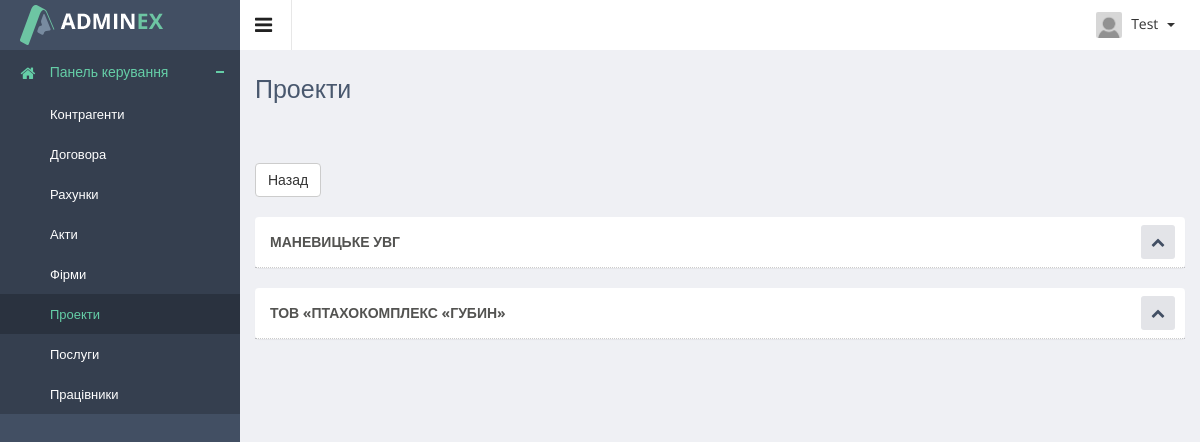
/crm/projects/ (signed in), run on the app's committed database.
### authapp/models.py (models this page shows)
class ProjectUser(AbstractUser):
    parent_name = models.CharField(verbose_name='по-батькові', max_length=20, blank=True)
    date_of_birth = models.DateField(verbose_name='дата народження', blank=True, null=True)
    phone1 = models.CharField(verbose_name='номер телефона', max_length=16, blank=True)
    phone2 = models.CharField(verbose_name='номер телефона', max_length=16, blank=True, null=True)
    avatar = models.ImageField(verbose_name='фото', upload_to='users_avatars', blank=True)
    is_dir = models.BooleanField(verbose_name='керівник', default=False)
    is_assistant = models.BooleanField(verbose_name='помічник', default=False)
    is_client = models.BooleanField(verbose_name='клієнт', default=False)
    def __str__(self):
        return self.last_name

### crmapp/models.py (models this page shows, shortened)
class Project(models.Model):
    name = models.CharField(verbose_name='назва проекту', max_length=100, blank=True)
    date_create = models.DateField(verbose_name='дата створення',
                                   default=datetime.strftime(datetime.today(), '%Y-%m-%d'))
    date_end = models.DateField(verbose_name='дата виконання')
    date_change = models.DateTimeField(verbose_name='змінено', auto_now=True)
    contract = models.ForeignKey(Contract, verbose_name='договір', related_name='project',
                                 on_delete=models.PROTECT)
    status = models.CharField(verbose_name='прогрес', max_length=3, default='0')
    is_finished = models.BooleanField(verbose_name='завершено', blank=False)

### crmapp/views.py (the view)
@login_required
@user_passes_test(lambda user: user.is_assistant or user.is_superuser or user.is_dir)
def projects_view(request, project_pk=None):
    title = 'Проекти'
    projects = Project.objects.all().order_by('date_end')
    tasks = Task.objects.all()
    context = {
        'title': title,
        'object_list': projects,
        'task_list': tasks,
    }
    return render(request, 'crmapp/projects_list.html', context)

### adminapp/templatetags/tags.py (called while the page is built)
@register.filter
def default_avatar(string):
    if not string:
        string = 'users_avatars/gravatar.png'
    new_string = f'{URL_PREFIX}{string}'
    return new_string

### crmapp/models.py (called while the page is built)
    def __str__(self):
        return self.name

### crmapp/templates/crmapp/projects_list.html (shortened to what this page needs)
{% extends 'mainapp/base.html' %}
{% load staticfiles %}
{% load tags %}
{% block container %}
<div class="directory-info-row">
    <div class="row">
        <div class="col-lg-6">
            <a href="{% url 'crm:main_crm' %}">
                <button class="btn btn-default" type="button">Назад</button>
            </a>
        </div>
    </div>
    <br>
    <div class="row">
        <div class="col-lg-12">
            {% for object in object_list %}
            {% if not object.is_finished %}
            <section class="panel">
                <header class="panel-heading">
                    {{ object.name }}
                    <span class="tools pull-right">
                        <a class="fa fa-chevron-up" href="javascript:;"></a>
                    </span>
                </header>
            </section>
            {% endif %}
            {% endfor %}
        </div>
    </div>
</div>
{% endblock %}

### mainapp/templates/mainapp/includes/inc_right_menu.html (shortened to what this page needs)
{% load staticfiles %}
{% load tags %}
<ul class="notification-menu">
    <li>
        <a href="#" class="btn btn-default dropdown-toggle" data-toggle="dropdown">
            <img src="{{ user.avatar|default_avatar }}" alt=""/>
            {{ user }}
            <span class="caret"></span>
        </a>
    </li>
</ul>

### data on the page
ProjectUser: last_name "Test"
Project: name "МАНЕВИЦЬКЕ УВГ"
Project: name "ТОВ «ПТАХОКОМПЛЕКС «ГУБИН»"

### other printed values
{{ title }} "Проекти"
